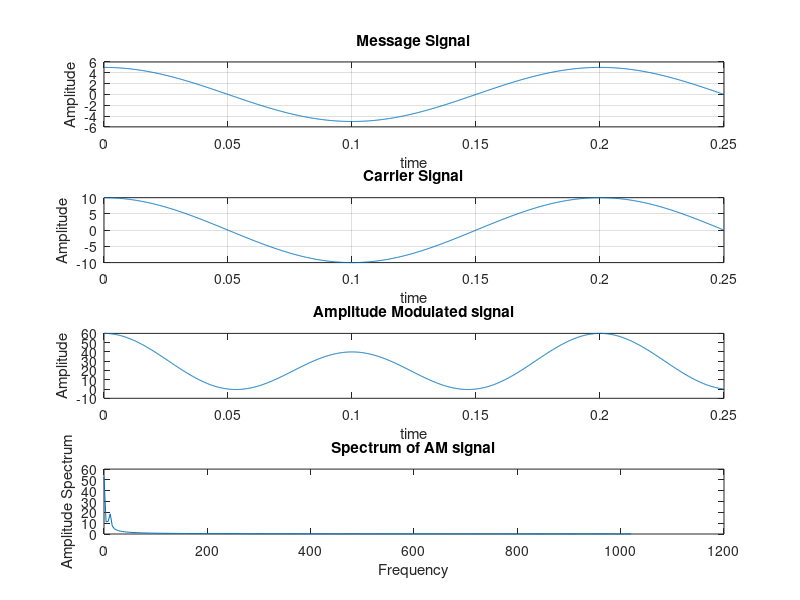

The MATLAB source for this figure:
% Defining AM modulation Index
mu = input('Enter the value of modulation index (mu) = ');

% Defining frequency of message signal
fm = input('Enter frequency of message signal (fm) (e.g. fm = 50) = ');

% Defining frequency of carrier signal
fc = input('Enter carrier frequency (fc) (fc>>fm) (e.g. fc = fm*10) = ');

N = 1024;    % N point FFT N>fc to avoid freq domain aliasing
fs = 4096;    % sample frequency
t = (0:N-1)/fs;

% Generating modulating signal (message signal)
Am = 5;    % Amplitude of message signal
mt = Am * cos(2 * pi * fm * t);    % generating the message signal
figure(1)
subplot(4,1,1);
plot(t, mt), grid on;    % A plot for the message signal
title('Message Signal');
xlabel('time');
ylabel('Amplitude');

% Generating carrier signal
Ac = 10;    % Amplitude of carrier signal
ct = Ac * cos(2 * pi * fc * t);    % generation of carrier signal
subplot(4,1,2);
plot(t, ct), grid on;    % A plot for the carrier signal
title('Carrier Signal');
xlabel('time');
ylabel('Amplitude');

% Generating AM Modulated signal
st = Ac * (1 + mu * cos(2 * pi * fm * t)) .* cos(2 * pi * fc * t);    % AM wave
subplot(4,1,3);
plot(t, st);    % a plot for the AM signal
title('Amplitude Modulated signal');
xlabel('time');
ylabel('Amplitude');

% Generating spectrum of AM wave
Sf = 2 / N * abs(fft(st, N));
f = fs * (0 : N/2) / N;    % fft is symmetric, only the positive half is sufficient
subplot(4,1,4);
plot(f(1:256), Sf(1:256));    % a plot for the AM signal
title('Spectrum of AM signal');
xlabel('Frequency');
ylabel('Amplitude Spectrum');